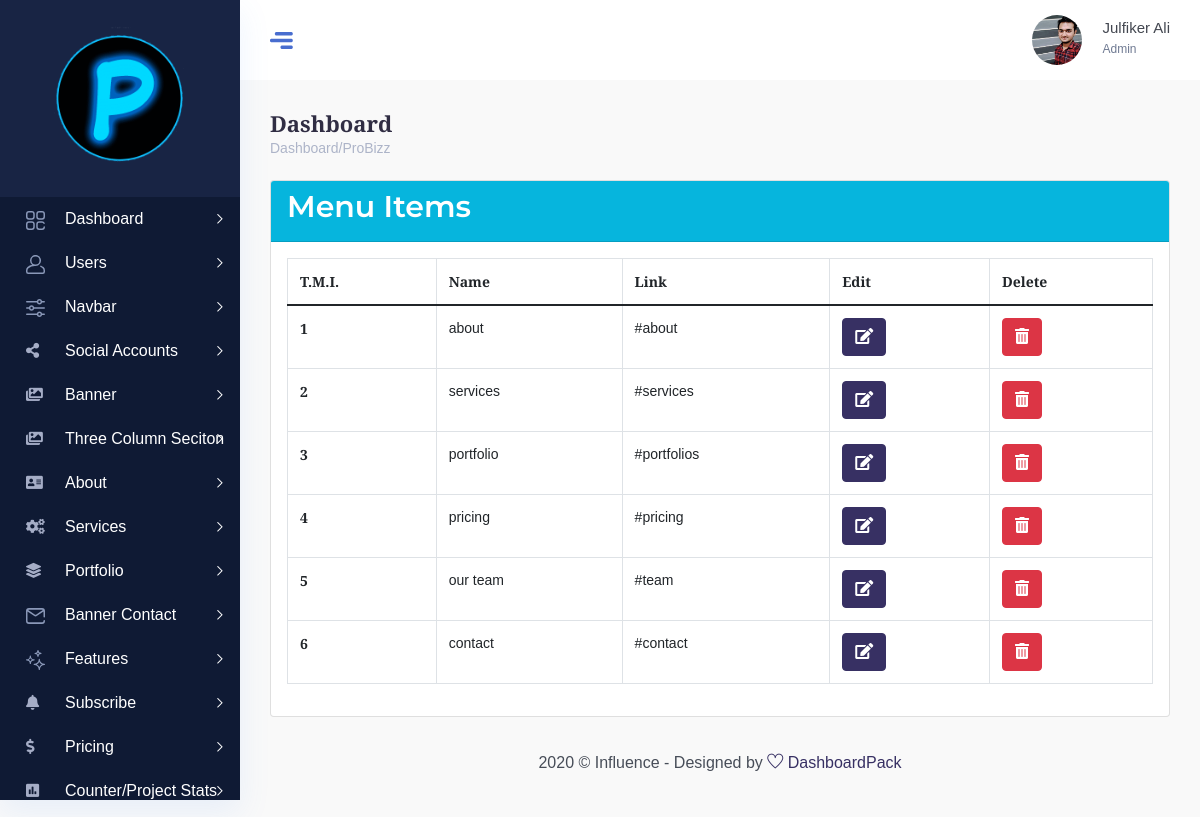
/option_main_menu/view_menu.php (signed in), run on the app's committed database.
### tables this page shows
CREATE TABLE `menu` (
  `id` int(11) NOT NULL,
  `name` varchar(100) NOT NULL,
  `link` varchar(255) NOT NULL
);

### option_main_menu/view_menu.php (the view, shortened to what this page needs)
<?php
require '../db.php';
require '../dashboard_includes/header.php';
$select = "SELECT * FROM menu";
$select_result = mysqli_query($db_connect, $select);
?>
<div class="row">
	<div class="col-md-12">
		<div class="card">
			<div class="card-header bg-info">
				<h2 style="color: #fff; font-family: 'Montserrat', sans-serif;">Menu Items</h2>
			</div>
			<div class="card-body">
				<table class="table table-bordered">
					<thead>
						<tr>
							<th scope="col">T.M.I.</th>
							<th scope="col">Name</th>
							<th scope="col">Link</th>
							<th scope="col">Edit</th>
							<th scope="col">Delete</th>
						</tr>
					</thead>
					<tbody>
						<?php foreach($select_result as $tm => $result){ ?>
							<tr>
								<th scope="row"><?= $tm+1; ?></th>
								<td><?= $result['name']; ?></td>
								<td><?= $result['link']; ?></td>
								<td><a href="edit_menu.php?id=<?= $result['id']; ?>" class="btn btn-primary"><i class="fas fa-edit"></i></a></td>
								<td><a href="delete_menu.php?id=<?= $result['id']; ?>" class="btn btn-danger"><i class='fas fa-trash-alt'></i></a></td>
							</tr>
						<?php } ?>
					</tbody>
				</table>
			</div>
		</div>
	</div>
</div>
<?php require '../dashboard_includes/footer.php'; ?>

### data on the page
menu: name "about", link "#about"
menu: name "services", link "#services"
menu: name "portfolio", link "#portfolios"
menu: name "pricing", link "#pricing"
menu: name "our team", link "#team"
menu: name "contact", link "#contact"

### other printed values
$_SESSION['username'] "Julfiker Ali"
